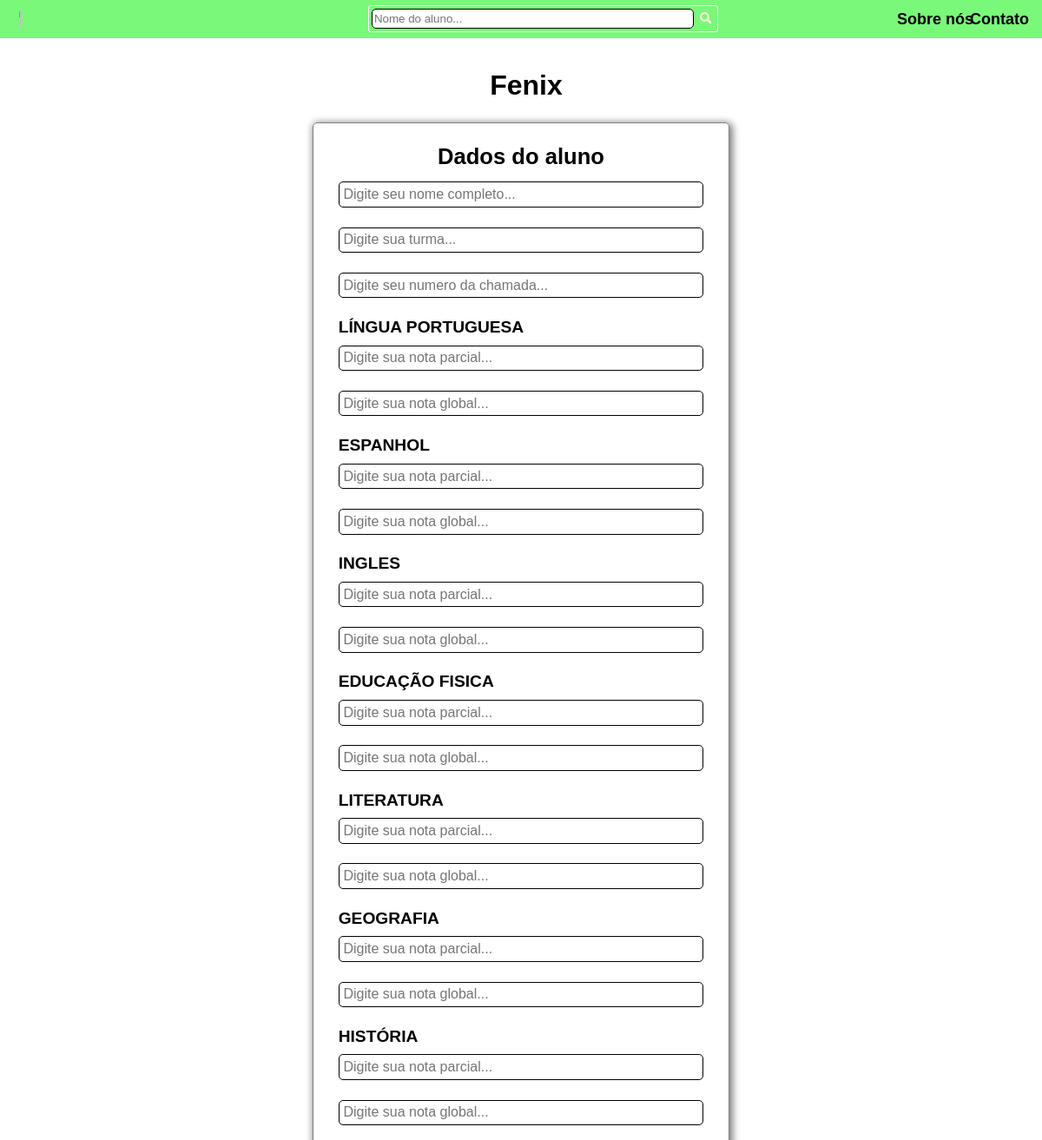
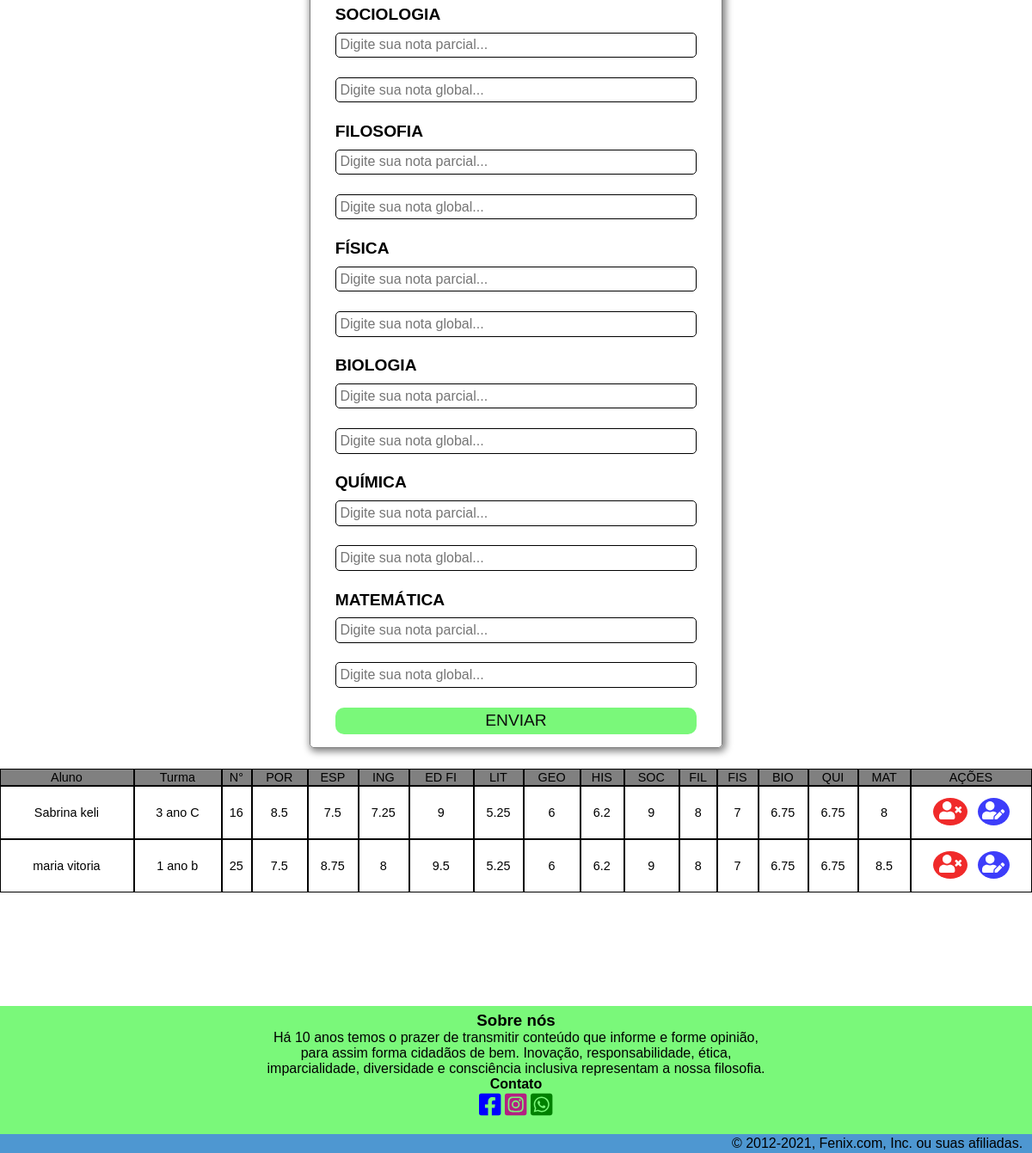
The page /form.php on the database its author committed (2 pictures, top to bottom).
### tables this page shows
CREATE TABLE IF NOT EXISTS `dados` (
  `id` int(11) NOT NULL AUTO_INCREMENT,
  `nome` varchar(150) NOT NULL,
  `turma` varchar(50) NOT NULL,
  `numero` varchar(50) NOT NULL,
  `portugues1` varchar(50) NOT NULL,
  `portugues2` varchar(50) NOT NULL,
  `media1` varchar(50) NOT NULL,
  `espanhol1` varchar(50) NOT NULL,
  `espanhol2` varchar(50) NOT NULL,
  `media2` varchar(50) NOT NULL,
  `ingles1` varchar(50) NOT NULL,
  `ingles2` varchar(50) NOT NULL,
  `media3` varchar(50) NOT NULL,
  `edfisica1` varchar(50) NOT NULL,
  `edfisica2` varchar(50) NOT NULL,
  `media4` varchar(50) NOT NULL,
  `literatura1` varchar(50) NOT NULL,
  `literatura2` varchar(50) NOT NULL,
  `media5` varchar(50) NOT NULL,
  `geografia1` varchar(50) NOT NULL,
  `geografia2` varchar(50) NOT NULL,
  `media6` varchar(50) NOT NULL,
  `historia1` varchar(50) NOT NULL,
  `historia2` varchar(50) NOT NULL,
  `media7` varchar(50) NOT NULL,
  `sociologia1` varchar(50) NOT NULL,
  `sociologia2` varchar(50) NOT NULL,
  `media8` varchar(50) NOT NULL,
  `filosofia1` varchar(50) NOT NULL,
  `filosofia2` varchar(50) NOT NULL,
  `media9` varchar(50) NOT NULL,
  `fisica1` varchar(50) NOT NULL,
  `fisica2` varchar(50) NOT NULL,
  `media10` varchar(50) NOT NULL,
  `biologia1` varchar(50) NOT NULL,
  `biologia2` varchar(50) NOT NULL,
  `media11` varchar(50) NOT NULL,
  `quimica1` varchar(50) NOT NULL,
  `quimica2` varchar(50) NOT NULL,
  `media12` varchar(50) NOT NULL,
  `matematica1` varchar(50) NOT NULL,
  `matematica2` varchar(50) NOT NULL,
  `media13` varchar(50) NOT NULL,
  PRIMARY KEY (`id`)
);

### form.php (the view, shortened to what this page needs)
<!DOCTYPE html>
<html lang="pt-br">
<head>
    <link rel="stylesheet" href="CSS/form.css">
</head>
<body>
<header class="menu">
        <div class="div2">
            <ul class="ul1">
                <img class="img" src="img/logo.png">
                <div class ="div3">
                    <form class="form2" method="POST">
                        <input class="pesquisa" type="text" name="pesquisa" id="pesquisa" placeholder="Nome do aluno..." required="">
                        <button name="botaoPesquisa" class="botao2" type="submit" ><i class="fas fa-search"></i></button>
                    </form>
                </div>
                <a class="a1" href="#sobre"><h2>Sobre nós</h2></a>
                <a class="a2" href="#contato"><h2>Contato</h2></a>
            </ul>
        </div>
    </header>
    <?php
        include("conexao.php");
    ?>
<h1 class="h1media">Fenix</h1>
    <form class="formmedia" method="POST">
        <h3 class="hmedia">Dados do aluno</h3>
        <input class="inputmedia" type="text" placeholder ="Digite seu nome completo..." name ="nome" required =""><br>
        <input class="inputmedia" type="text" placeholder = "Digite sua turma..." name ="turma" required =""><br>
        <input class="inputmedia" type="text" placeholder = "Digite seu numero da chamada..." name ="numero" required =""><br>
        <h3 class= "h3media">LÍNGUA PORTUGUESA</h3>
        <input class="inputmedia" type="text" placeholder = "Digite sua nota parcial..." name ="portugues1" required =""><br>
        <input class="inputmedia" type="text" placeholder = "Digite sua nota global..." name ="portugues2" required =""><br>
        <h3 class= "h3media">ESPANHOL</h3>
        <input class="inputmedia" type="text" placeholder = "Digite sua nota parcial..." name ="espanhol1" required =""><br>
        <input class="inputmedia" type="text" placeholder = "Digite sua nota global..." name ="espanhol2" required =""><br>
        <h3 class= "h3media">INGLES</h3>
        <input class="inputmedia" type="text" placeholder = "Digite sua nota parcial..." name ="ingles1" required =""><br>
        <input class="inputmedia" type="text" placeholder = "Digite sua nota global..." name ="ingles2" required =""><br>
        <h3 class= "h3media">EDUCAÇÃO FISICA</h3>
        <input class="inputmedia" type="text" placeholder = "Digite sua nota parcial..." name ="edfisica1" required =""><br>
        <input class="inputmedia" type="text" placeholder = "Digite sua nota global..." name ="edfisica2" required =""><br>
        <h3 class= "h3media">LITERATURA</h3>
        <input class="inputmedia" type="text" placeholder = "Digite sua nota parcial..." name ="literatura1" required =""><br>
        <input class="inputmedia" type="text" placeholder = "Digite sua nota global..." name ="literatura2" required =""><br>
        <h3 class= "h3media">GEOGRAFIA</h3>
        <input class="inputmedia" type="text" placeholder = "Digite sua nota parcial..." name ="geografia1" required =""><br>
        <input class="inputmedia" type="text" placeholder = "Digite sua nota global..." name ="geografia2" required =""><br>
        <h3 class= "h3media">HISTÓRIA</h3>
        <input class="inputmedia" type="text" placeholder = "Digite sua nota parcial..." name ="historia1" required =""><br>
        <input class="inputmedia" type="text" placeholder = "Digite sua nota global..." name ="historia2" required =""><br>
        <h3 class= "h3media">SOCIOLOGIA</h3>
        <input class="inputmedia" type="text" placeholder = "Digite sua nota parcial..." name ="sociologia1" required =""><br>
        <input class="inputmedia" type="text" placeholder = "Digite sua nota global..." name ="sociologia2" required =""><br>
        <h3 class= "h3media">FILOSOFIA</h3>
        <input class="inputmedia" type="text" placeholder = "Digite sua nota parcial..." name ="filosofia1" required =""><br>
        <input class="inputmedia" type="text" placeholder = "Digite sua nota global..." name ="filosofia2" required =""><br>
        <h3 class= "h3media">FÍSICA</h3>
        <input class="inputmedia" type="text" placeholder = "Digite sua nota parcial..." name ="fisica1" required =""><br>
        <input class="inputmedia" type="text" placeholder = "Digite sua nota global..." name ="fisica2" required =""><br>
        <h3 class= "h3media">BIOLOGIA</h3>
        <input class="inputmedia" type="text" placeholder = "Digite sua nota parcial..." name ="biologia1" required =""><br>
        <input class="inputmedia" type="text" placeholder = "Digite sua nota global..." name ="biologia2" required =""><br>
        <h3 class= "h3media">QUÍMICA</h3>
        <input class="inputmedia" type="text" placeholder = "Digite sua nota parcial..." name ="quimica1" required =""><br>
        <input class="inputmedia" type="text" placeholder = "Digite sua nota global..." name ="quimica2" required =""><br>
        <h3 class= "h3media">MATEMÁTICA</h3>
        <input class="inputmedia" type="text" placeholder = "Digite sua nota parcial..." name ="matematica1" required =""><br>
        <input class="inputmedia" type="text" placeholder = "Digite sua nota global..." name ="matematica2" required =""><br>
        <button class="botaomedia" type="submit" name="btn"> ENVIAR</button>
    </form>
  <table>
        <tr class="linha">
                    <td>Aluno</td>
                    <td>Turma</td>
                    <td>N°</td>
                    <td>POR</td>
                    <td>ESP</td>
                    <td>ING</td>
                    <td>ED FI</td>
                    <td>LIT</td>
                    <td>GEO</td>
                    <td>HIS</td>
                    <td>SOC</td>
                    <td>FIL</td>
                    <td>FIS</td>
                    <td>BIO</td>
                    <td>QUI</td>
                    <td>MAT</td>
                    <td>AÇÕES</td>
        </tr>
        <?php
            $selecionar = "SELECT * FROM dados ORDER BY id DESC";
            try{
                $resultadoSelect = $conect -> prepare($selecionar);
                $resultadoSelect -> execute();
                $contarSelect = $resultadoSelect -> rowCount();
                if($contarSelect > 0){
                    while($mostrar = $resultadoSelect -> FETCH(PDO::FETCH_OBJ)){
        ?>
        <tr>
        <td><?php echo $mostrar -> nome;?></td>
        <td><?php echo $mostrar -> turma;?></td>
        <td><?php echo $mostrar -> numero;?></td>
        <td><?php echo $mostrar -> media1;?></td>
        <td><?php echo $mostrar -> media2;?></td>
        <td><?php echo $mostrar -> media3;?></td>
        <td><?php echo $mostrar -> media4;?></td>
        <td><?php echo $mostrar -> media5;?></td>
        <td><?php echo $mostrar -> media6;?></td>
        <td><?php echo $mostrar -> media7;?></td>
        <td><?php echo $mostrar -> media8;?></td>
        <td><?php echo $mostrar -> media9;?></td>
        <td><?php echo $mostrar -> media10;?></td>
        <td><?php echo $mostrar -> media11;?></td>
        <td><?php echo $mostrar -> media12;?></td>
        <td><?php echo $mostrar -> media13;?></td>
       <td class="acoes">
        <a class="delete" href="deletar.php?id=<?php echo $mostrar -> id;?>" class="deletar"
            onclick="return confirm('Tem certeza que deseja apagar este cadastro?')"><i class="fas fa-user-times"></i></a>
            <a class="edit" href="edicao.php?id=<?php echo $mostrar -> id;?>" class="editar"><i class="fas fa-user-edit"></i></a>
        </td>
     </tr>
        <?php
                }
            }
                }catch(PDOException $erro){
                echo "Corrija o erro: " . $erro -> getMessage();
            }
    ?>
    </table>
    <footer class="rodape">
        <h3 id="sobre" class="h3">Sobre nós</h3>
        <p class="p1">Há 10 anos temos o prazer de transmitir conteúdo que informe e forme opinião,
         para assim forma cidadãos de bem. Inovação, responsabilidade, ética, imparcialidade, diversidade
          e consciência inclusiva representam a nossa filosofia.</p>
        <div class="icone">
            <h4 id="contato" class="h4">Contato</h4>
            <a href="#" target="blank"><i class="fab fa-facebook-square f"></i></a>
            <a href="#" target="blank"><i class="fab fa-instagram-square i"></i></a>
            <a href="#" target="blank"><i class="fab fa-whatsapp-square w"></i></a>
        </div>
            <div class="direitos">
                <p class="p2">© 2012-2021, Fenix.com, Inc. ou suas afiliadas.</p>
            </div>
    </footer>
</body>
</html>

### CSS/form.css (style rules this page uses)
* { margin: 0%; padding: 0%; font-family: arial; outline: 0; }
.formmedia { display: flex; flex-direction:column ; margin-top: 2%; margin-right: 30%; margin-left: 30%; border: 1px solid #808080; border-radius: 5px; box-shadow: 2px 2px 8px 2px #808080; }
.inputmedia { margin-right: 6%; margin-left: 6%; margin-top: 1%; padding: 1%; font-size: 100%; border-radius: 10px; border: 1px solid black; border-radius: 5px; }
.hmedia { margin-bottom:2% ; margin-top: 5%; text-align: center; font-size: 160%; }
.h1media { margin-left: 1%; margin-top: 1%; margin-bottom: 1%; font-size: 200%; text-align: center; }
.h3media { margin-left: 6%; margin-top: 1%; margin-bottom: 1%; font-size: 120%; }
.botaomedia { margin-right: 6%; margin-left: 6%; margin-top: 1%; margin-bottom: 3%; background: rgb(122, 248, 122); color: rgb(12, 12, 12); font-size: 120%; padding: 1%; border: none; border-radius: 10px; cursor: pointer; transition: background-color 1s; }
table { width: 100%; margin-top: 2%; border-spacing: 0; }
td { border: 0.75px solid #000; text-align: center; padding-right: 0.1%; padding-right: 0.1%; padding-top: 0.1%; padding-bottom: 0.1%; font-size: 90%; }
.linha { background:#808080; }
.menu { background: rgb(122, 248, 122); }
.ul1 { display: flex; flex-direction: row; justify-content: space-between; }
.img { height: 40px; width: 4%; border-radius: 50%; margin-top: 2px; margin-bottom: 2px; margin-left: 20px; }
.form2 { padding: 3px; border: 1px solid #fff; border-radius: 3px; margin-top: 6px; margin-left: 150px; }
.botao2 { padding-top: 3px; padding-bottom: 3px; padding-left: 4px; padding-right: 4px; background: none; color: cornsilk; border:none; border-radius: 5px; cursor: pointer; }
.pesquisa { padding-top: 3px; padding-bottom: 3px; padding-left: 2px; padding-right: 190px; margin-right: -1.5px; border-radius: 5px; border: 1px solid; }
.a1 { text-decoration: none; margin-right: -105px; font-size: 12px; margin-top: 12px; color: #000; font-family: sans-serif; }
.a2 { text-decoration: none; margin-right: 15px; margin-left: -105px; font-size: 12px; margin-top: 12px; color: #000; font-family: sans-serif; }
.rodape { background: rgb(122, 248, 122); text-align: center; margin-bottom: -16px; }
.direitos { padding-top: 2px; padding-bottom: 2px; background: #4e97d1; }
.p2 { margin-left: 70%; font-family: sans-serif; }
.f { color:blue ; font-size: 29px; height:29px; border: none; }
.i { color:rgb(179, 33, 130); font-size: 29px; border: none; }
.w { color:green ; font-size: 29px; border: none; }
.h3 { margin-top: 11%; padding-top: 6px; }
.p1 { margin-left: 25%; margin-right: 25%; font-family: sans-serif; }
.icone { padding-bottom: 20px; }
.delete { background: rgb(240, 42, 42); color: #fff; border-radius: 100%; font-size: 21px; text-decoration: none; padding: 3% 5%; margin-top: 12.5px; margin-right: 6px; margin-left: 3px; }
.edit { background: rgb(61, 61, 250); color: #fff; border-radius: 100%; font-size: 21px; text-decoration: none; padding: 3% 4%; margin-top: 12.5px; margin-left: 6px; margin-right: 3px; }
.acoes { display: flex; padding-bottom: 15px; justify-content: center; }

### rows shown on the page
dados: nome "Sabrina keli", turma "3 ano C", numero "16", media1 "8.5", media2 "7.5", media3 "7.25", media4 "9", media5 "5.25", media6 "6", media7 "6.2", media8 "9", media9 "8", media10 "7", media11 "6.75", media12 "6.75", media13 "8"
dados: nome "maria vitoria", turma "1 ano b", numero "25", media1 "7.5", media2 "8.75", media3 "8", media4 "9.5", media5 "5.25", media6 "6", media7 "6.2", media8 "9", media9 "8", media10 "7", media11 "6.75", media12 "6.75", media13 "8.5"
